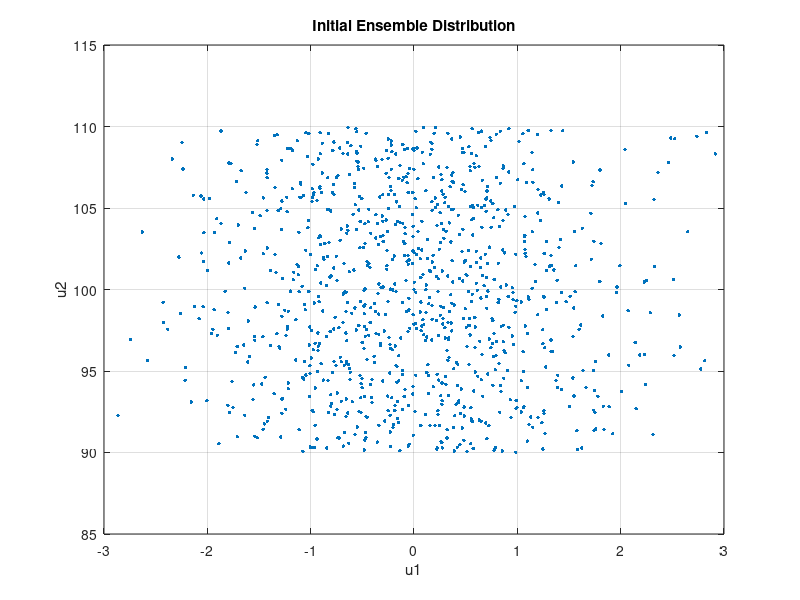

The MATLAB source for this figure: (Note: this script raises an error after producing the figure.)
%% Ensemble Kalman Sampler for Low-Dimensional Parameter Space Example

% Goal: Find u1, u2 knowing y data

%% Set Up
% Problem Specific Information
x = [0.25; 0.75];                                       % Measurement Location
y = [27.5; 79.7];                                       % Observed Data
p = @(x,u1,u2) u2.*x + exp(-u1).*(-1/2*(x).^2 + x/2);   % Component functions for operator G
G = @(x1,x2,u1,u2) [p(x1,u1,u2); p(x2,u1,u2)];          % Define operator G as G(u,x)
Gx = @(u1,u2) G(x(1),x(2),u1,u2);                       % Evaluate G at input x point to get G(u)

% Ensemble Kalman Algoritm Set Up
n_max = 40;                                 % Total number of iterations (matches choice from paper)
J = 10^3;                                   % Number of ensemble particles
u1_ensemble = normrnd(0,1,[1,J]);           % u1 ~ N[0,1]
u2_ensemble = 90 + 20*rand(1,J);            % u2 ~ U[90,110]
u_ensemble = [u1_ensemble; u2_ensemble];    % [u1,u2] ensemble tuples

% Distribution Information
I2 = eye(2);                        % dim(u1)xdim(u2) matrix; I2 ensures u1 and u2 are iid
sigma = 10;                         % Noise parameter
Gamma0 = sigma.^2*I2;               % Prior Distribution
Gamma = 0.1^2 * I2;                 % Distribution
eps = 10^-7;                        % Perturbation value to avoid ill-conditioned time-steps
dt0 = 1000;                         % Initial time step (Adjust this as needed)


% Plot Initial Ensemble Distribution
figure(1)
plot(u_ensemble(1,:),u_ensemble(2,:),'.','MarkerSize',8)
xlim([-3,3])
ylim([85,115])
title('Initial Ensemble Distribution')
xlabel('u1');
ylabel('u2');
grid on

%% EKS: Iterations to Converge to an Approximation of the True Distribution
% The EKS method is the primary method we use to generate an approximation
% to the true distribution

u_n = u_ensemble;               % Initialize ensemble of particles at step 0
err_EKS = zeros(1,n_max);       % Initialize matrix of y error values
us_EKS = zeros(2,J,n_max);      % Initialize matrix storing information from each iterate

for i = 1:n_max
    G_un = Gx(u_n(1,:),u_n(2,:));               % Compute the y-values predicted by the ensemble values
    Gbar = mean(G_un,2);                        % Update the average y-value predicted by the ensemble 
    in_prod = (G_un - Gbar)'*(Gamma\(G_un-y));  % Compute the inner product of the ensemble relative to its average versus the ensemble relative to the true y
    dtn = dt0/(norm(in_prod,"fro")+eps);        % Compute adaptive time step
    mean_adj = dtn/J*u_n*in_prod;               % Compute the term used to adjust the means to match the true distribution
    
    ubar = mean(u_n,2);                         % Compute the average ensemble coefficient values
    cov_U = 1/J*(u_n-ubar)*(u_n-ubar)';         % Compute the covariance matrix of the ensemble
    u_n_star = (I2 + dtn*cov_U*(Gamma0\I2))\(u_n - mean_adj); % Update the mean-improvement iterate

    % Compute errors and boundaries for each iterate
    us_EKS(:,:,i) = u_n;
    err_EKS(i) = mean(vecnorm((y-G_un).*(Gamma\(y-G_un)),1,1));
    bounds_EKS{i} = boundary(u_n(1,:)',u_n(2,:)',0);

    xi = normrnd(0,1,[2,J]);                    % Include random noise to perturb the data
    L = chol(cov_U);                            % Compute the square root of the covariance matrix using its Cholesky factorization
    u_n = u_n_star + sqrt(2*dtn)*L*xi;          % Compute the next ensemble iterate
end
u_EKS = u_n;

%% EKI Herty and Visconti: Iterate to Converge to an Approximation of the True Distribution
% This is another method against which we benchmark the EKS
u_n = u_ensemble;
err_HV = zeros(1,n_max);

for i = 1:n_max
    G_un = Gx(u_n(1,:),u_n(2,:));               % Compute the y-values predicted by the ensemble values
    Gbar = mean(G_un,2);                        % Update the average y-value predicted by the ensemble 
    in_prod = (G_un - Gbar)'*(Gamma\(G_un-y));  % Compute the inner product of the ensemble relative to its average versus the ensemble relative to the true y
    dtn = dt0/(norm(in_prod,"fro")+eps);        % Compute adaptive time step
    mean_adj = dtn/J*u_n*in_prod;               % Compute the term used to adjust the means to match the true distribution
    
    ubar = mean(u_n,2);                         % Compute the average ensemble coefficient values
    cov_U = I2;                                 % Compute the covariance matrix of the ensemble
    
    u_n_star = (I2 + dtn*cov_U*(Gamma0\I2))\(u_n - mean_adj); % Update the mean-improvement iterate

    err_HV(i) = mean(vecnorm((y-G_un).*(Gamma\(y-G_un)),1,1));
    
    xi = normrnd(0,1,[2,J]);                    % Include random noise to perturb the data
    L = chol(cov_U);                            % Compute the square root of the covariance matrix using its Cholesky factorization
    u_n = u_n_star + sqrt(2*dtn)*L*xi;          % Compute the next ensemble iterate
end
u_HV = u_n;

%% Plot the Final Ensemble Distribution
figure(2)
plot(u_EKS(1,:),u_EKS(2,:),'.','MarkerSize',8)
hold on
plot(u_HV(1,:),u_HV(2,:),'.','MarkerSize',5)
hold off
xlim([-4,-1.5])
ylim([103,106])
grid on
title('Final Ensemble Distribution')
legend('EKS','Herty and Visconti EKI');
xlabel('u1');
ylabel('u2');

%% Plot the Rough Area in Which the Data lives at each iterate
figure(3)
plot(u_EKS(1,:),u_EKS(2,:),'.','DisplayName','Final Distribution')
title('Distribution Domain of the Ensemble Points vs. Iterations')
hold on
for i = 3:3:n_max
    us1 = us_EKS(1,:,i);
    us2 = us_EKS(2,:,i);
    k = bounds_EKS{i};
    txt = ['N = ',num2str(i)]; 
    plot(us1(k),us2(k),'DisplayName',txt)
end
hold off
legend show
xlabel('u_1');
ylabel('u_2');

%% Plot Error/Convergence over Iterations
figure(4)
semilogy(1:n_max,err_EKS,'LineWidth',2.5)
hold on
semilogy(1:n_max,err_HV,'LineWidth',2.5)
hold off
grid on
title('Ensemble Error vs. Iterates')
xlabel('Iterate [N]');
ylabel('Error 1/J \Sigma_{j = 1}^J |y - G(u_j)|_\Gamma^2')
legend('Ensemble Kalman Sampler','Ensemble Kalman Inversion (Herty & Visconti)')